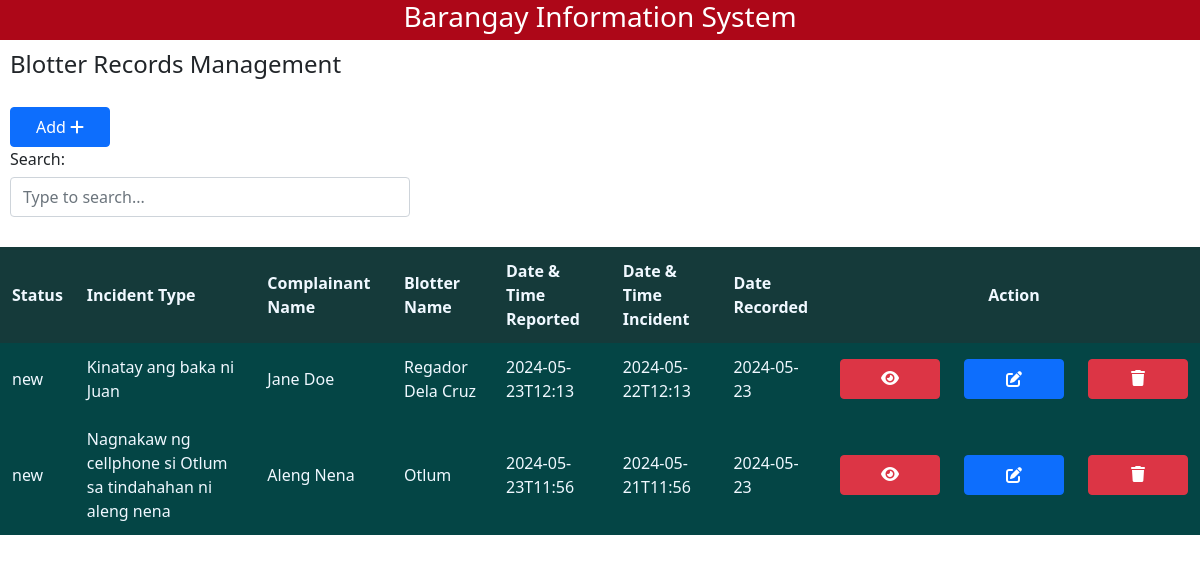
The page /blotter.php on the database its author committed.
### blotter.php (the view, shortened to what this page needs)
<!DOCTYPE html>
<html lang="en">
<head>
    <link rel="stylesheet" href="https://cdnjs.cloudflare.com/ajax/libs/font-awesome/6.4.2/css/all.min.css" />
    <link href="https://cdn.jsdelivr.net/npm/bootstrap@5.0.2/dist/css/bootstrap.min.css" rel="stylesheet">
    <link rel="stylesheet" href="css-style/blotter.css">
</head>
<body>
<?php include('header.php'); ?>
    <h4>Blotter Records Management</h4>
    <button id="form-show" style="margin: 10px;" class="btn btn-primary add-icon">Add <i class="fa-solid fa-plus"></i></button>
    <div class="search-container">
    <label for="searchInput" class="h6">Search:</label>
    <div class="input-group">
        <input type="text" class="form-control" id="searchInput" placeholder="Type to search..." oninput="filterTable()">
    </div>
</div>
    <table>
        <thead>
        <tr>
            <th>Status</th>
            <th>Incident Type</th>
            <th>Complainant Name</th>
            <th>Blotter Name</th>
            <th>Date & Time Reported</th>
            <th>Date & Time Incident</th>
            <th>Date Recorded</th>
            <th style="text-align: center;" colspan="3">Action</th>
        </tr>
        </thead>
        <tbody id="dataTable">
        <?php
          $sql = "SELECT * FROM `blotter-db` ORDER BY id DESC";
          $result = mysqli_query($conn,$sql);
      if (mysqli_num_rows($result) > 0) {
        while ($row = mysqli_fetch_assoc($result)) {
       echo "<tr>";
       echo "<td>" . $row['status'] . "</td>";
       echo "<td>" .$row['incident']. "</td>";
       echo "<td>" .$row['ComName']. "</td>";
       echo "<td>" .$row['RespondentName']. "</td>";
       echo "<td>" .$row['date_time_reported']. "</td>";
       echo "<td>" .$row['date_time_incident']. "</td>";
       echo "<td>" .$row['date_record']. "</td>";
       echo '<td><a href="blotter-view.php?blotter-view=' . $row['id'] . '" class="btn btn-danger"><i class="fa-solid fa-eye"></i></a></td>';
       echo '<td><button class="btn btn-primary edit-btn-blotter" data-id-blotter="' . $row['id'] . '"><i class="fa-solid fa-pen-to-square"></i></button></td>';
       echo '<td><a href="blotter-delete.php?blotter-delete=' . $row['id'] . '" class="btn btn-danger"><i class="fa-solid fa-trash"></i></a></td>';
       echo "</tr>";
        }
      }
        ?>
</tbody>
    </table>
</body>
</html>

### css-style/blotter.css (style rules this page uses)
* { box-sizing: border-box; margin: 0px; padding: 0px; }
h4 { padding: 10px; }
table { width: 100%; border-collapse: collapse; margin: 20px 0; background-color: rgb(4, 69, 69); color: aliceblue; }
th, td { border: 1px solid #dddddd; text-align: left; padding: 12px; }
th { background-color: rgb(21, 58, 58); color: aliceblue; }
input , select { height: 40px; }
.btn { width: 100px; height: 40px; font-size: 13px; }

### blotter.php (style rules this page uses)
.search-container { max-width: 400px; position: relative; top: -10px; margin-left: 10px; }

### rows shown on the page
blotter-db: status "new", incident "Kinatay ang baka ni Juan", ComName "Jane Doe", RespondentName "Regador Dela Cruz", date_time_reported "2024-05-23T12:13", date_time_incident "2024-05-22T12:13", date_record "2024-05-23"
blotter-db: status "new", incident "Nagnakaw ng cellphone si Otlum sa tindahahan ni aleng nena", ComName "Aleng Nena", RespondentName "Otlum", date_time_reported "2024-05-23T11:56", date_time_incident "2024-05-21T11:56", date_record "2024-05-23"
